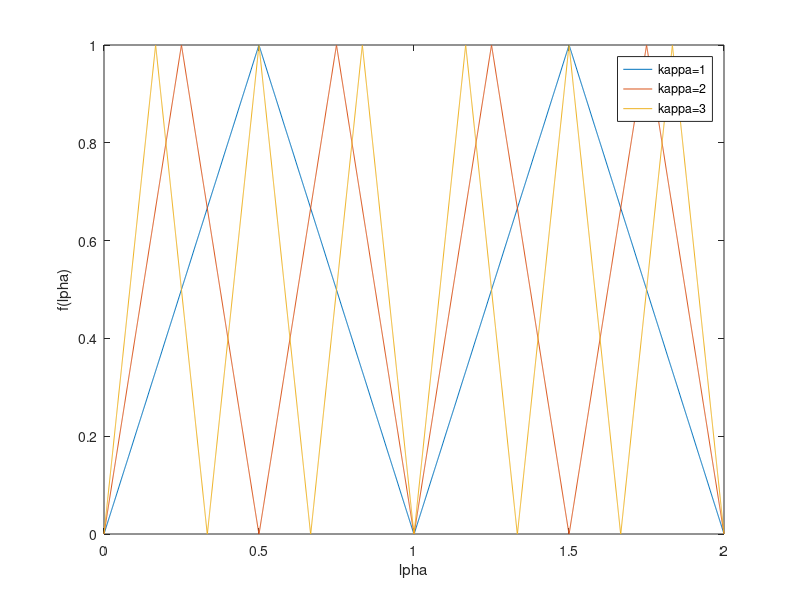

Recreate this plot in MATLAB.
clear
close all

% load path to subfolders
addpath(genpath('/home/jean/Documents/CODE_matlab/CODE_transmission/'))

%% Analytic expression of cost f

% function f(\alpha) contract by a factor K
f = @(x, K) (x <= 0.5/K) .* (2 * K * x) + (x > 0.5/K) .* (2*(1 - K * x));

%% Compress version of cost f : oversampled grid 

P = 2; % number of periode of f(\alpha) to plot 
K = 4; % \kappa goes from 1 to K
Nplot = 1000; % number of points to plot

fc = cell(1,K);
alphac = cell(1,K);

for k=(1:K)
    alpha = linspace(0, 1/k, Nplot);
    fc{k} = repmat(f(alpha,k) , 1, k*P);
    alphac{k} = linspace(0, P, length(fc{k}));
end 

%% Plot cost w.r.t alpha and theta

figure(1)
plot(alphac{1},fc{1})
hold on
plot(alphac{2},fc{2})
hold on
plot(alphac{3},fc{3})
ylabel("f(\alpha)")
xlabel("\alpha")
legend("\kappa=1","\kappa=2","\kappa=3")

% figure(2)
% plot(atan(alphac{1}),fc{1})
% hold on
% plot(atan(alphac{2}),fc{2})
% hold on
% plot(atan(alphac{3}),fc{3})
% ylabel("f(\theta)")
% xlabel("\theta = atan(\alpha)")
% legend("\kappa=1","\kappa=2","\kappa=3")
